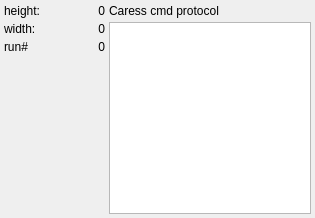
           <widget class="QWidget" name="TabPage">
            <attribute name="title">
             <string>Caress</string>
            </attribute>
            <layout class="QGridLayout" name="gridLayout_6" columnstretch="1,2">
             <property name="leftMargin">
              <number>4</number>
             </property>
             <property name="topMargin">
              <number>4</number>
             </property>
             <property name="rightMargin">
              <number>4</number>
             </property>
             <property name="bottomMargin">
              <number>4</number>
             </property>
             <property name="spacing">
              <number>4</number>
             </property>
             <item row="0" column="0">
              <layout class="QGridLayout" name="gridLayout_5" columnstretch="0,0">
               <property name="spacing">
                <number>4</number>
               </property>
               <item row="0" column="0">
                <widget class="QLabel" name="textLabel1_12">
                 <property name="text">
                  <string>height:</string>
                 </property>
                 <property name="wordWrap">
                  <bool>false</bool>
                 </property>
                </widget>
               </item>
               <item row="0" column="1">
                <widget class="QLabel" name="caressHeight">
                 <property name="text">
                  <string>&lt;p align=&quot;right&quot;&gt;0&lt;/p&gt;</string>
                 </property>
                 <property name="wordWrap">
                  <bool>false</bool>
                 </property>
                </widget>
               </item>
               <item row="2" column="0">
                <widget class="QLabel" name="textLabel1_12_2_2">
                 <property name="text">
                  <string>run#</string>
                 </property>
                 <property name="wordWrap">
                  <bool>false</bool>
                 </property>
                </widget>
               </item>
               <item row="1" column="0">
                <widget class="QLabel" name="textLabel1_12_2">
                 <property name="text">
                  <string>width:</string>
                 </property>
                 <property name="wordWrap">
                  <bool>false</bool>
                 </property>
                </widget>
               </item>
               <item row="2" column="1">
                <widget class="QLabel" name="caressRun">
                 <property name="text">
                  <string>&lt;p align=&quot;right&quot;&gt;0&lt;/p&gt;</string>
                 </property>
                 <property name="wordWrap">
                  <bool>false</bool>
                 </property>
                </widget>
               </item>
               <item row="1" column="1">
                <widget class="QLabel" name="caressWidth">
                 <property name="text">
                  <string>&lt;p align=&quot;right&quot;&gt;0&lt;/p&gt;</string>
                 </property>
                 <property name="wordWrap">
                  <bool>false</bool>
                 </property>
                </widget>
               </item>
               <item row="3" column="0">
                <spacer name="verticalSpacer_3">
                 <property name="orientation">
                  <enum>Qt::Vertical</enum>
                 </property>
                 <property name="sizeHint" stdset="0">
                  <size>
                   <width>20</width>
                   <height>40</height>
                  </size>
                 </property>
                </spacer>
               </item>
              </layout>
             </item>
             <item row="0" column="1">
              <layout class="QVBoxLayout" name="verticalLayout_2">
               <property name="spacing">
                <number>4</number>
               </property>
               <item>
                <widget class="QLabel" name="textLabel1_13">
                 <property name="text">
                  <string>Caress cmd protocol</string>
                 </property>
                 <property name="wordWrap">
                  <bool>false</bool>
                 </property>
                </widget>
               </item>
               <item>
                <widget class="QTextEdit" name="caressEdit">
                 <property name="enabled">
                  <bool>true</bool>
                 </property>
                 <property name="toolTip">
                  <string>application and error messages</string>
                 </property>
                 <property name="readOnly">
                  <bool>true</bool>
                 </property>
                </widget>
               </item>
              </layout>
             </item>
            </layout>
           </widget>
